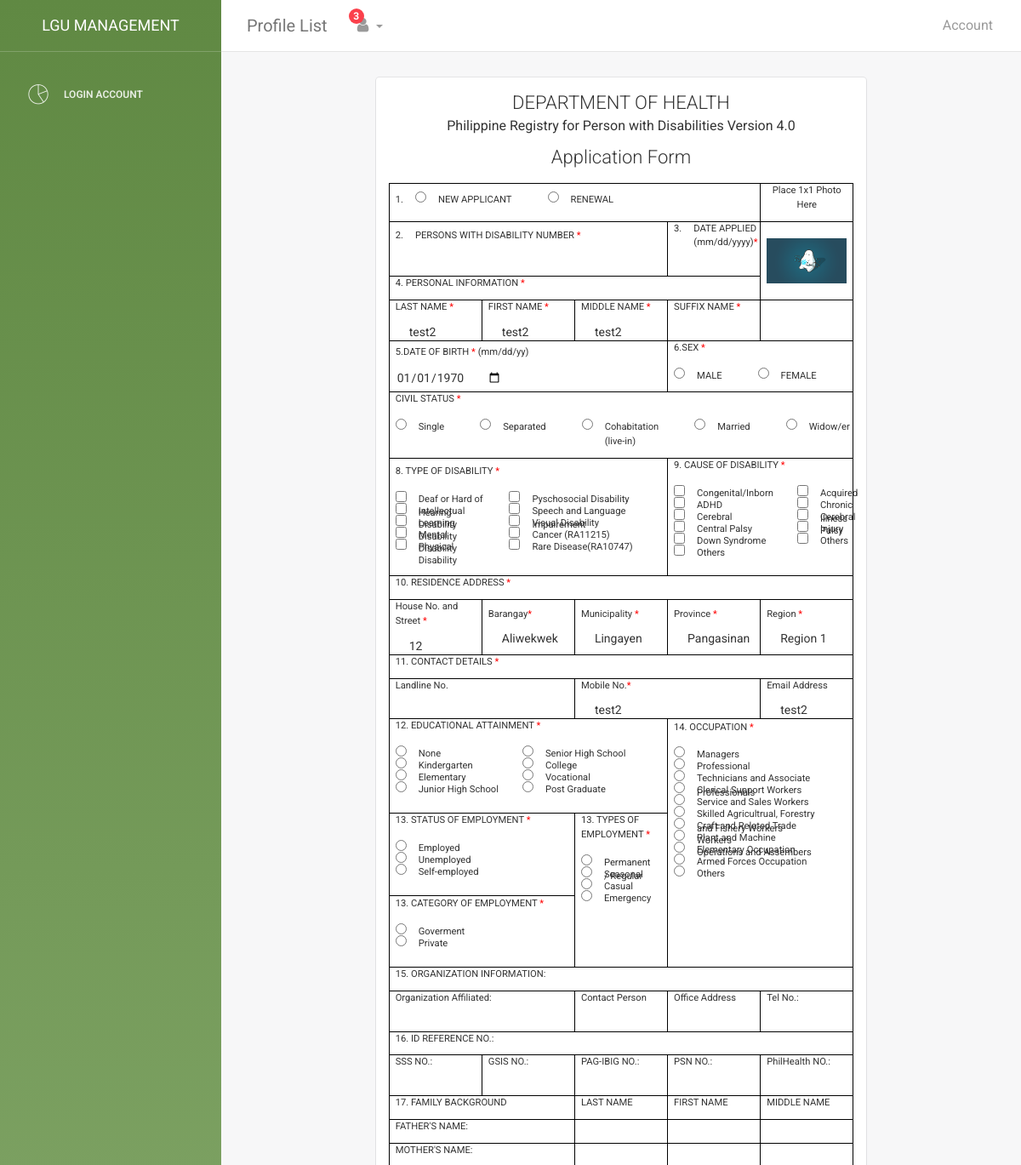
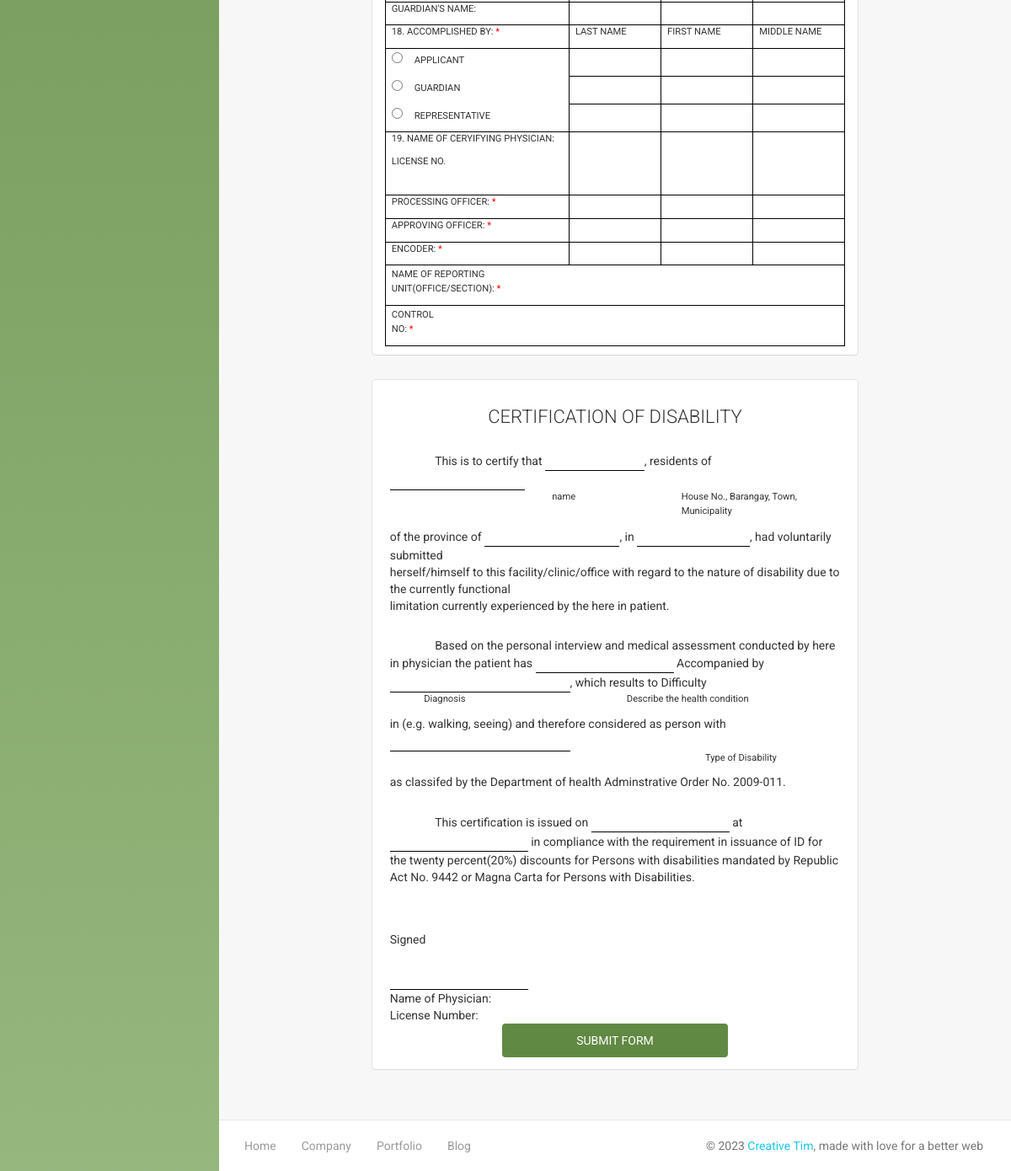
Screenshot of /LGU/table_pwd.php?id=ptushpr1n2 with the database file from the repository (2 pictures, top to bottom).
### tables this page shows
CREATE TABLE `verified` (
  `id` int(11) NOT NULL,
  `fname` varchar(45) DEFAULT NULL,
  `mi` varchar(5) DEFAULT NULL,
  `lname` varchar(45) DEFAULT NULL,
  `email` varchar(45) DEFAULT NULL,
  `bdate` varchar(20) DEFAULT NULL,
  `status_rs` varchar(20) DEFAULT NULL,
  `gender` varchar(20) DEFAULT 'Male',
  `address` varchar(100) DEFAULT NULL,
  `number` varchar(15) DEFAULT NULL,
  `valid_id` varchar(200) DEFAULT NULL,
  `app_id` varchar(15) DEFAULT NULL,
  `photo` varchar(200) DEFAULT NULL,
  `conditions` varchar(20) DEFAULT NULL,
  `nationality` varchar(45) NOT NULL DEFAULT 'Pilipino',
  `family_name` varchar(45) DEFAULT NULL,
  `family_contact` varchar(15) DEFAULT NULL,
  `brgy` varchar(45) DEFAULT 'Tiniguiban'
);

CREATE TABLE `address` (
  `id` int(11) NOT NULL,
  `user_id` varchar(45) DEFAULT NULL,
  `brgy` varchar(45) DEFAULT NULL,
  `street` varchar(45) DEFAULT NULL,
  `house` varchar(45) DEFAULT NULL
);

### LGU/table_pwd.php (the view, shortened to what the rows shown need)
<?php
include('./backend/connection.php');
$id = $_GET['id'];
$query = "SELECT v.*, a.street, a.house from verified v Inner join address a on v.app_id = a.user_id where v.app_id = '$id' limit 1";
$result = mysqli_query($conn,$query);
if($result){
    if(mysqli_num_rows($result)>0){
        $assoc = mysqli_fetch_assoc($result);
        extract($assoc);
    }else{
        echo mysqli_error($conn);
    }
}else{
    echo mysqli_error($conn);
}
?>
<!doctype html>
<html lang="en">
<head>
    <link href="assets/css/bootstrap.min.css" rel="stylesheet" />
    <link href="assets/css/animate.min.css" rel="stylesheet"/>
    <link href="assets/css/light-bootstrap-dashboard.css?v=1.4.0" rel="stylesheet"/>
    <link href="assets/css/demo.css" rel="stylesheet" />
    <link href="assets/css/confirmation.css" rel="stylesheet" />
    <link href="assets/css/pwd.css" rel="stylesheet" />
    <link href="http://maxcdn.bootstrapcdn.com/font-awesome/4.2.0/css/font-awesome.min.css" rel="stylesheet">
    <link href="assets/css/pe-icon-7-stroke.css" rel="stylesheet" />
</head>
<body>
<div class="wrapper">
    <div class="main-panel">
        <div class="content">
            <div class="container-fluid">
                <div class="row"
                style="display: flex;
                    justify-content: center;
                    align-items: center;
                    ">
                    <div class="col-md-8">
                        <div class="card">
                            <div class="content maincontent">
                                   <table >
                                        <tr>
                                            <td colspan="1" rowspan="2">
                                            <?php
                                            $imagePath = "../priotizen_app/user_img/$photo";
                                                if(file_exists($imagePath)) {
                                                    echo '<img  src="../priotizen_app/user_img/'.$photo.'" style="height:100%; width:100%;" alt="..."/>';
                                                }else{
                                                    echo '<img  src="../priotizen_app/user_img/123.jpg" style="height:100%; width:100%; "  alt="..."/>';
                                                }
                                            ?>
                                            </td>
                                        </tr>
                                        <tr>
                                            <td >
                                                <div class="rowitem superflex">
                                                    <p>LAST NAME <span class="asterisk">*</span></p>
                                                </div>
                                                <input class="input" type="text"  value="<?php echo $lname; ?>" id="lname">
                                            </td>
                                            <td>
                                                <div class="rowitem superflex">
                                                    <p>FIRST NAME <span class="asterisk">*</span></p>
                                                </div>
                                                <input class="input" type="text"  value="<?php echo $fname; ?>" id="fname">
                                            </td>
                                            <td>
                                                <div class="rowitem superflex">
                                                    <p>MIDDLE NAME <span class="asterisk">*</span></p>
                                                </div>
                                                <input class="input" type="text"  value="<?php echo $mi; ?>" id="mi">
                                            </td>
                                        </tr>
                                        <tr>
                                            <td colspan="3">
                                                <div class="rowitem superflex">
                                                    <P>5.DATE OF BIRTH <span class="asterisk">*</span> (mm/dd/yy)</P>
                                                </div>
                                                <?php
                                                    $convertedDate = date("Y-m-d", strtotime($bdate));
                                                ?>
                                                <input type="date" class="noborder" value="<?php echo $convertedDate; ?>" id="bdate">
                                            </td>
                                        </tr>
                                        <tr>
                                            <td >
                                                <div class="rowitem superflex">
                                                    <p>House No. and Street <span class="asterisk">*</span></p>
                                                </div>
                                                <input class="input" type="text" value="<?php echo $house ?>" id="house">
                                            </td>
                                            <td>
                                                <div class="rowitem superflex">
                                                    <p>Barangay<span class="asterisk">*</span></p>
                                                </div>
                                                <input class="input" type="text" value="<?php echo $brgy ?> " id="brgy">
                                            </td>
                                        </tr>
                                        <tr>
                                            <td colspan="2">
                                                <div class="rowitem superflex">
                                                    <p>Mobile No.<span class="asterisk">*</span></p>
                                                </div>
                                                <input class="input" type="text" value="<?php echo $number ?>" id="number">
                                            </td>
                                            <td >
                                                <div class="rowitem superflex">
                                                    <p>Email Address </p>
                                                </div>
                                                <input class="input" type="text" value="<?php echo $email ?>" id="email">
                                            </td>
                                        </tr>
                                   </table>
                            </div>
                        </div>
                    </div>
                </div>
        </div>
        </div>
    </div>
</div>
</body>
</html>

### rows the page displays
verified: photo (picture), lname "test2", fname "test2", mi "test2", bdate "01/01/1970", house "12", brgy "Aliwekwek", number "test2", email "test2"

### other values shown
$num "3"
